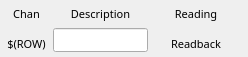
<?xml version="1.0" encoding="UTF-8"?>
<ui version="4.0">
 <class>EFrame</class>
 <widget class="QEFrame" name="EFrame">
  <property name="geometry">
   <rect>
    <x>0</x>
    <y>0</y>
    <width>248</width>
    <height>57</height>
   </rect>
  </property>
  <property name="sizeIncrement">
   <size>
    <width>1</width>
    <height>1</height>
   </size>
  </property>
  <property name="windowTitle">
   <string>EFrame</string>
  </property>
  <layout class="QVBoxLayout" name="verticalLayout">
   <property name="spacing">
    <number>1</number>
   </property>
   <property name="margin">
    <number>5</number>
   </property>
   <item>
    <layout class="QHBoxLayout" name="horizontalLayout" stretch="1,2,2">
     <property name="spacing">
      <number>1</number>
     </property>
     <item>
      <layout class="QVBoxLayout" name="verticalLayout_5" stretch="1,9,9,9">
       <property name="spacing">
        <number>1</number>
       </property>
       <property name="rightMargin">
        <number>4</number>
       </property>
       <item>
        <spacer name="verticalSpacer">
         <property name="orientation">
          <enum>Qt::Vertical</enum>
         </property>
         <property name="sizeHint" stdset="0">
          <size>
           <width>20</width>
           <height>40</height>
          </size>
         </property>
        </spacer>
       </item>
       <item>
        <widget class="QLabel" name="label_10">
         <property name="sizePolicy">
          <sizepolicy hsizetype="Preferred" vsizetype="Preferred">
           <horstretch>0</horstretch>
           <verstretch>0</verstretch>
          </sizepolicy>
         </property>
         <property name="font">
          <font>
           <family>Abyssinica SIL</family>
           <pointsize>8</pointsize>
          </font>
         </property>
         <property name="text">
          <string>Chan</string>
         </property>
         <property name="alignment">
          <set>Qt::AlignCenter</set>
         </property>
        </widget>
       </item>
       <item>
        <spacer name="verticalSpacer_2">
         <property name="orientation">
          <enum>Qt::Vertical</enum>
         </property>
         <property name="sizeHint" stdset="0">
          <size>
           <width>20</width>
           <height>40</height>
          </size>
         </property>
        </spacer>
       </item>
       <item>
        <widget class="QESubstitutedLabel" name="qesubstitutedlabel">
         <property name="font">
          <font>
           <family>Abyssinica SIL</family>
           <pointsize>8</pointsize>
          </font>
         </property>
         <property name="text">
          <string>$(ROW)</string>
         </property>
         <property name="alignment">
          <set>Qt::AlignCenter</set>
         </property>
         <property name="labelText" stdset="0">
          <string>$(ROW)</string>
         </property>
        </widget>
       </item>
      </layout>
     </item>
     <item>
      <layout class="QVBoxLayout" name="verticalLayout_2" stretch="1,9,9,9">
       <property name="spacing">
        <number>1</number>
       </property>
       <item>
        <spacer name="verticalSpacer_3">
         <property name="orientation">
          <enum>Qt::Vertical</enum>
         </property>
         <property name="sizeHint" stdset="0">
          <size>
           <width>20</width>
           <height>40</height>
          </size>
         </property>
        </spacer>
       </item>
       <item>
        <widget class="QLabel" name="label_7">
         <property name="sizePolicy">
          <sizepolicy hsizetype="Preferred" vsizetype="Preferred">
           <horstretch>0</horstretch>
           <verstretch>0</verstretch>
          </sizepolicy>
         </property>
         <property name="font">
          <font>
           <family>Abyssinica SIL</family>
           <pointsize>8</pointsize>
          </font>
         </property>
         <property name="text">
          <string>Description</string>
         </property>
         <property name="alignment">
          <set>Qt::AlignCenter</set>
         </property>
        </widget>
       </item>
       <item>
        <spacer name="verticalSpacer_4">
         <property name="orientation">
          <enum>Qt::Vertical</enum>
         </property>
         <property name="sizeHint" stdset="0">
          <size>
           <width>20</width>
           <height>40</height>
          </size>
         </property>
        </spacer>
       </item>
       <item>
        <widget class="QELineEdit" name="qelineedit_16">
         <property name="sizePolicy">
          <sizepolicy hsizetype="Preferred" vsizetype="Preferred">
           <horstretch>0</horstretch>
           <verstretch>0</verstretch>
          </sizepolicy>
         </property>
         <property name="font">
          <font>
           <family>Abyssinica SIL</family>
           <pointsize>8</pointsize>
          </font>
         </property>
         <property name="alignment">
          <set>Qt::AlignCenter</set>
         </property>
         <property name="variable" stdset="0">
          <string>$(P)GalilAi$(ROW)_MON.DESC</string>
         </property>
         <property name="variableSubstitutions" stdset="0">
          <string/>
         </property>
        </widget>
       </item>
      </layout>
     </item>
     <item>
      <layout class="QVBoxLayout" name="verticalLayout_4" stretch="1,9,9,9">
       <property name="spacing">
        <number>1</number>
       </property>
       <item>
        <spacer name="verticalSpacer_5">
         <property name="orientation">
          <enum>Qt::Vertical</enum>
         </property>
         <property name="sizeHint" stdset="0">
          <size>
           <width>20</width>
           <height>40</height>
          </size>
         </property>
        </spacer>
       </item>
       <item>
        <widget class="QLabel" name="label_9">
         <property name="sizePolicy">
          <sizepolicy hsizetype="Preferred" vsizetype="Preferred">
           <horstretch>0</horstretch>
           <verstretch>0</verstretch>
          </sizepolicy>
         </property>
         <property name="font">
          <font>
           <family>Abyssinica SIL</family>
           <pointsize>8</pointsize>
          </font>
         </property>
         <property name="text">
          <string>Reading</string>
         </property>
         <property name="alignment">
          <set>Qt::AlignCenter</set>
         </property>
        </widget>
       </item>
       <item>
        <spacer name="verticalSpacer_6">
         <property name="orientation">
          <enum>Qt::Vertical</enum>
         </property>
         <property name="sizeHint" stdset="0">
          <size>
           <width>20</width>
           <height>40</height>
          </size>
         </property>
        </spacer>
       </item>
       <item>
        <widget class="QELabel" name="qelabel_3">
         <property name="sizePolicy">
          <sizepolicy hsizetype="Preferred" vsizetype="Preferred">
           <horstretch>0</horstretch>
           <verstretch>0</verstretch>
          </sizepolicy>
         </property>
         <property name="font">
          <font>
           <family>Abyssinica SIL</family>
           <pointsize>8</pointsize>
          </font>
         </property>
         <property name="frameShape">
          <enum>QFrame::NoFrame</enum>
         </property>
         <property name="alignment">
          <set>Qt::AlignCenter</set>
         </property>
         <property name="variable" stdset="0">
          <string>$(P)GalilAi$(ROW)_MON</string>
         </property>
         <property name="variableSubstitutions" stdset="0">
          <string/>
         </property>
         <property name="notation" stdset="0">
          <enum>QELabel::Fixed</enum>
         </property>
         <property name="text">
          <string>Readback</string>
         </property>
        </widget>
       </item>
      </layout>
     </item>
    </layout>
   </item>
  </layout>
 </widget>
 <customwidgets>
  <customwidget>
   <class>QELabel</class>
   <extends>QLabel</extends>
   <header>QELabel.h</header>
  </customwidget>
  <customwidget>
   <class>QELineEdit</class>
   <extends>QLineEdit</extends>
   <header>QELineEdit.h</header>
  </customwidget>
  <customwidget>
   <class>QESubstitutedLabel</class>
   <extends>QLabel</extends>
   <header>QESubstitutedLabel.h</header>
  </customwidget>
  <customwidget>
   <class>QEFrame</class>
   <extends>QFrame</extends>
   <header>QEFrame.h</header>
   <container>1</container>
  </customwidget>
 </customwidgets>
 <resources/>
 <connections/>
</ui>
